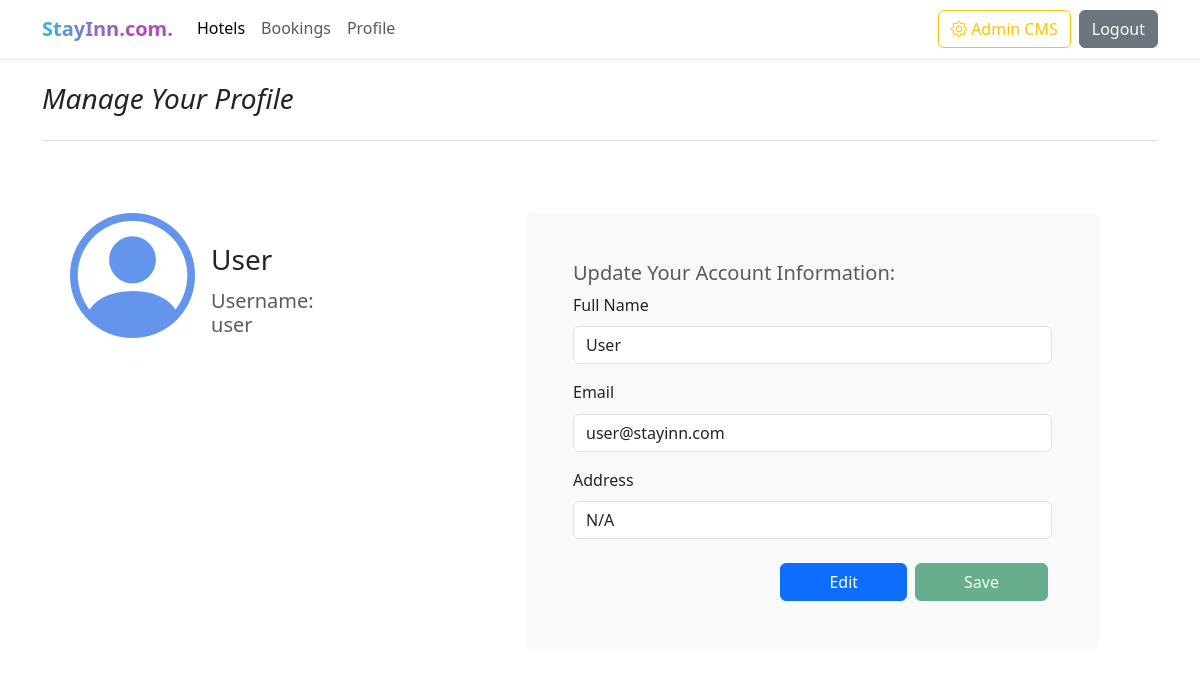
The page /pages/profile.php (signed in) on the database its author committed.
### tables this page shows
CREATE TABLE `user` (
  `id` int(60) NOT NULL,
  `username` varchar(255) NOT NULL,
  `fullname` varchar(255) NOT NULL,
  `password` varchar(255) NOT NULL,
  `email` varchar(255) NOT NULL,
  `address` varchar(255) NOT NULL
);

### pages/profile.php (the view, shortened to what this page needs)
<?php
include '../includes/header.php';
$user_id = $_SESSION['user']['id'];
require_once "../data/DatabaseConnector.php";
$conn = new DatabaseConnector();
$conn = $conn->getConnection();
$select_user = "SELECT fullname, username, email, address FROM user WHERE id = '$user_id'";
$result = $conn->query($select_user);
if ($result->num_rows > 0) {
    while ($row = $result->fetch_assoc()) {
        $full_name = $row['fullname'];
        $username = $row['username'];
        $email = $row['email'];
        $address = $row['address'];
    }
}
?>
<div class="container">
    <h3 class="pb-4 mb-4 mt-4 fst-italic border-bottom">Manage Your Profile</h3>
    <div class="col-xl-10 col-xxl-8 px-4 py-5 profile-details-container">
        <div class="row g-lg-6">
            <div class="col-lg-5 ms-3 mb-3 p-0 user-details-display">
                <div>
                    <i class="bi-person-circle" style="font-size: 125px; color: cornflowerblue;"></i>
                </div>
                <div class="username-container">
                    <h3 class="lh-1 mb-3"><?php echo $full_name ?></h3>
                    <h5 class="col-lg-10 text-muted">Username: <?php echo $username ?></h5>
                </div>
            </div>
            <div class="col-md-10 col-lg-7 p-0 form-container">
                <form action="" class="p-4 p-md-5 rounded-3 bg-light" method="post">
                    <h5 class="text-muted">Update Your Account Information:</h5>
                    <div class="form-label mb-3">
                        <label for="fullname" class="form-label">Full Name</label>
                        <input class="form-control" type="text" id="fullname" name="fullname" value="<?php echo $full_name; ?>" readonly>
                    </div>
                    <div class="form-label mb-3">
                        <label for="email" class="form-label">Email</label>
                        <input class="form-control" type="email" id="email" name="email" value="<?php echo $email; ?>" readonly>
                    </div>
                    <div class="form-label mb-3">
                        <label for="address" class="form-label">Address</label>
                        <input class="form-control" type="text" id="address" name="address" value="<?php echo $address; ?>" readonly>
                    </div>
                    <div class="d-grid gap-2 mt-4 me-1 d-md-flex justify-content-md-end">
                        <button class="btn btn-primary px-5" id="editButton" onclick="toggleEdit(this)">Edit</button>
                        <button class="btn btn-success px-5" id="saveButton" onclick="submitForm(this)" disabled>Save</button>
                    </div>
                </form>
            </div>
        </div>
    </div>
</div>

### css/main.css (style rules this page uses)
*, *::before, *::after { box-sizing: border-box; padding: 0; margin: 0; box-sizing: border-box; list-style: none; list-style-type: none; text-decoration: none; -moz-osx-font-smoothing: grayscale; -webkit-font-smoothing: antialiased; text-rendering: optimizeLegibility; }
body { text-rendering: optimizeLegibility; -webkit-font-smoothing: antialiased; -moz-osx-font-smoothing: grayscale; line-height: 1.6; }

### rows shown on the page
user: fullname "User", username "user", email "user@stayinn.com", address "N/A"
